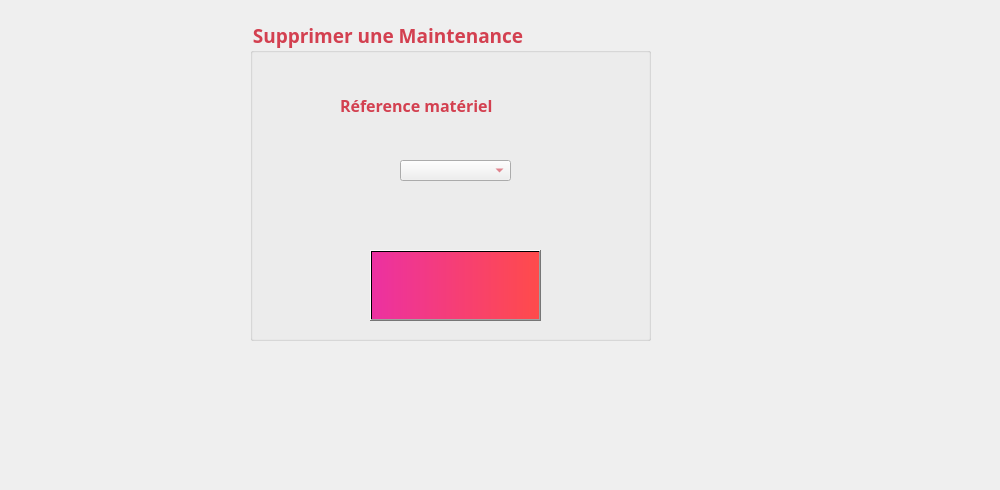
     <widget class="QWidget" name="tab_maintenance_7">
      <attribute name="title">
       <string>Supprimer</string>
      </attribute>
      <widget class="QGroupBox" name="groupBox_maintenance_3">
       <property name="geometry">
        <rect>
         <x>250</x>
         <y>20</y>
         <width>401</width>
         <height>321</height>
        </rect>
       </property>
       <property name="font">
        <font>
         <family>Lucida Calligraphy</family>
         <pointsize>14</pointsize>
         <weight>75</weight>
         <bold>true</bold>
        </font>
       </property>
       <property name="layoutDirection">
        <enum>Qt::LeftToRight</enum>
       </property>
       <property name="styleSheet">
        <string notr="true">color: rgb(211, 64, 80);</string>
       </property>
       <property name="title">
        <string>Supprimer une Maintenance</string>
       </property>
       <widget class="QLabel" name="label_maintenance_29">
        <property name="geometry">
         <rect>
          <x>168</x>
          <y>318</y>
          <width>2101</width>
          <height>2211</height>
         </rect>
        </property>
        <property name="text">
         <string/>
        </property>
        <property name="pixmap">
         <pixmap>macaron.jpg</pixmap>
        </property>
       </widget>
       <widget class="QLabel" name="label_maintenance_31">
        <property name="geometry">
         <rect>
          <x>90</x>
          <y>70</y>
          <width>251</width>
          <height>31</height>
         </rect>
        </property>
        <property name="font">
         <font>
          <family>Lucida Calligraphy</family>
          <pointsize>12</pointsize>
          <weight>75</weight>
          <bold>true</bold>
         </font>
        </property>
        <property name="text">
         <string>Réference matériel</string>
        </property>
       </widget>
       <widget class="QPushButton" name="pushButton_maintenance_7">
        <property name="geometry">
         <rect>
          <x>120</x>
          <y>230</y>
          <width>171</width>
          <height>71</height>
         </rect>
        </property>
        <property name="font">
         <font>
          <family>Lucida Calligraphy</family>
          <pointsize>11</pointsize>
          <weight>75</weight>
          <bold>true</bold>
         </font>
        </property>
        <property name="styleSheet">
         <string notr="true">background-color: qlineargradient(spread:pad, x1:0, y1:0, x2:1, y2:0, stop:0 rgba(236, 49, 161, 255), stop:1 rgba(255, 75, 75, 255));</string>
        </property>
        <property name="text">
         <string/>
        </property>
        <property name="icon">
         <iconset>
          <normaloff>../../../../../../../../../../i/poubelle.png</normaloff>../../../../../../../../../../i/poubelle.png</iconset>
        </property>
        <property name="iconSize">
         <size>
          <width>150</width>
          <height>150</height>
         </size>
        </property>
       </widget>
       <widget class="QComboBox" name="comboBox_maintenance_3">
        <property name="geometry">
         <rect>
          <x>150</x>
          <y>140</y>
          <width>111</width>
          <height>21</height>
         </rect>
        </property>
       </widget>
      </widget>
      <widget class="QLabel" name="label_35">
       <property name="geometry">
        <rect>
         <x>0</x>
         <y>-10</y>
         <width>991</width>
         <height>481</height>
        </rect>
       </property>
       <property name="text">
        <string/>
       </property>
       <property name="pixmap">
        <pixmap>../../../../../../../../../../i/s.png</pixmap>
       </property>
      </widget>
      <zorder>label_35</zorder>
      <zorder>groupBox_maintenance_3</zorder>
     </widget>
